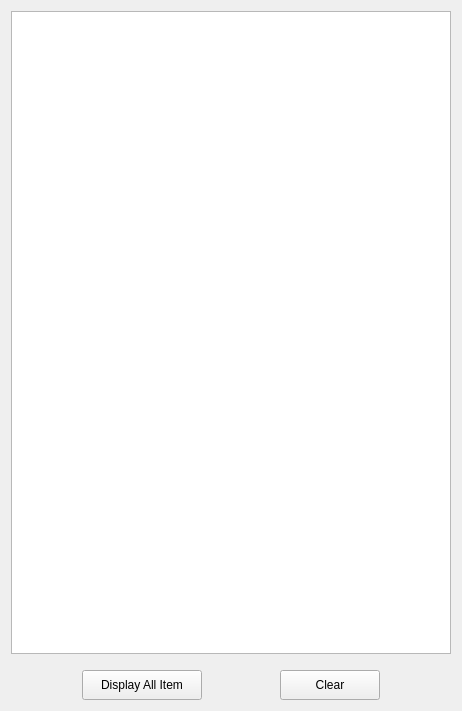
   <widget class="QWidget" name="layoutWidget">
    <property name="geometry">
     <rect>
      <x>620</x>
      <y>20</y>
      <width>451</width>
      <height>711</height>
     </rect>
    </property>
    <layout class="QVBoxLayout" name="verticalLayout_33">
     <item>
      <widget class="QTreeView" name="treeView">
       <property name="minimumSize">
        <size>
         <width>440</width>
         <height>600</height>
        </size>
       </property>
       <property name="maximumSize">
        <size>
         <width>450</width>
         <height>650</height>
        </size>
       </property>
       <property name="font">
        <font>
         <pointsize>10</pointsize>
        </font>
       </property>
      </widget>
     </item>
     <item>
      <layout class="QHBoxLayout" name="horizontalLayout_31">
       <property name="topMargin">
        <number>10</number>
       </property>
       <item>
        <spacer name="horizontalSpacer_17">
         <property name="orientation">
          <enum>Qt::Horizontal</enum>
         </property>
         <property name="sizeHint" stdset="0">
          <size>
           <width>40</width>
           <height>20</height>
          </size>
         </property>
        </spacer>
       </item>
       <item>
        <widget class="QPushButton" name="Display_All_pushButton">
         <property name="minimumSize">
          <size>
           <width>120</width>
           <height>30</height>
          </size>
         </property>
         <property name="maximumSize">
          <size>
           <width>150</width>
           <height>35</height>
          </size>
         </property>
         <property name="text">
          <string>Display All Item</string>
         </property>
        </widget>
       </item>
       <item>
        <spacer name="horizontalSpacer_18">
         <property name="orientation">
          <enum>Qt::Horizontal</enum>
         </property>
         <property name="sizeHint" stdset="0">
          <size>
           <width>40</width>
           <height>20</height>
          </size>
         </property>
        </spacer>
       </item>
       <item>
        <widget class="QPushButton" name="Clear_pushButton">
         <property name="minimumSize">
          <size>
           <width>100</width>
           <height>30</height>
          </size>
         </property>
         <property name="maximumSize">
          <size>
           <width>150</width>
           <height>35</height>
          </size>
         </property>
         <property name="text">
          <string>Clear</string>
         </property>
        </widget>
       </item>
       <item>
        <spacer name="horizontalSpacer_19">
         <property name="orientation">
          <enum>Qt::Horizontal</enum>
         </property>
         <property name="sizeHint" stdset="0">
          <size>
           <width>40</width>
           <height>20</height>
          </size>
         </property>
        </spacer>
       </item>
      </layout>
     </item>
    </layout>
   </widget>
